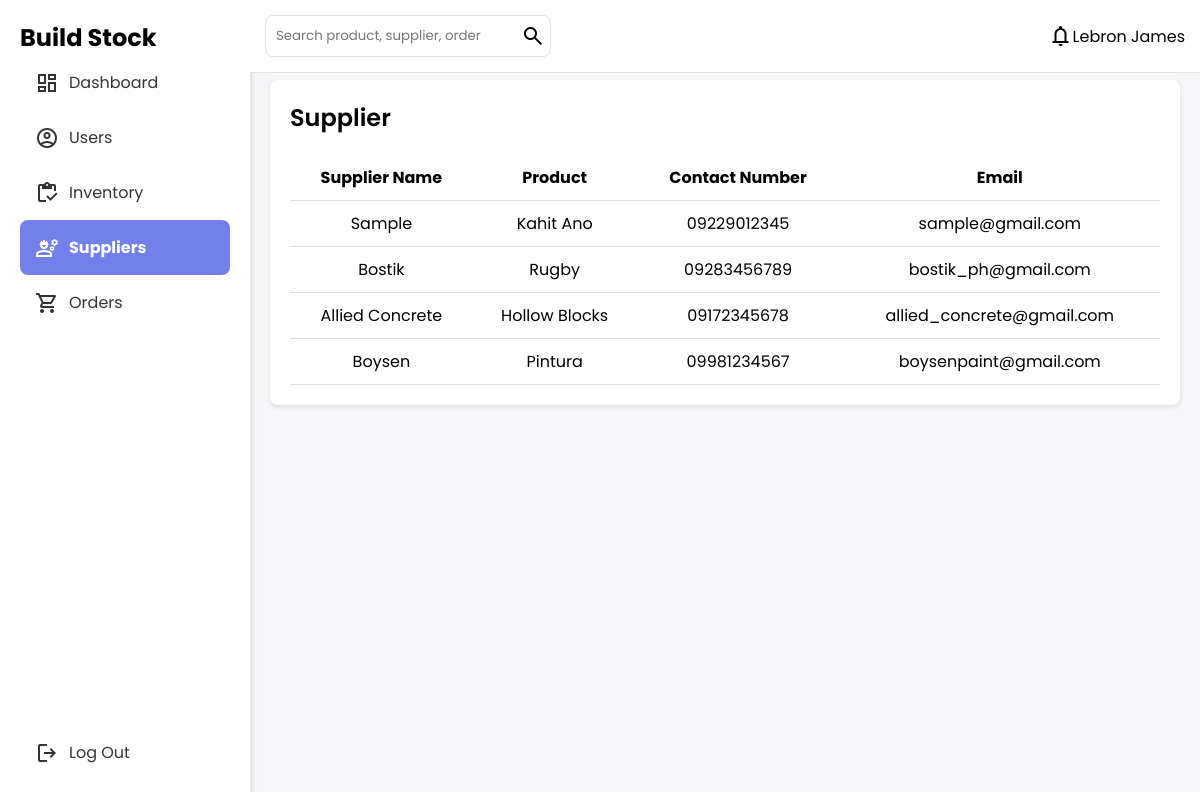
Page /suppliers.php (signed in) on the committed database.
### tables this page shows
CREATE TABLE `suppliers` (
  `supplier_id` int(11) NOT NULL,
  `supplier_name` varchar(60) NOT NULL,
  `product` varchar(50) NOT NULL,
  `contact` varchar(15) NOT NULL,
  `email` varchar(60) NOT NULL,
  `on_the_way` int(11) DEFAULT 0
);

### suppliers.php (the view, shortened to what this page needs)
<?php
    require_once "./handlers/database_handler.php";
    try {
        $stmt = $pdo->query("SELECT * FROM suppliers ORDER BY supplier_id DESC");
        $suppliers = $stmt->fetchAll(PDO::FETCH_ASSOC);
    } catch (PDOException $e) {
        error_log("Database error: " . $e->getMessage());
        $suppliers = [];
        die("Error fetching supplier data. Please try again later.");
    }
?>
<!DOCTYPE html>
<html lang="en">
<head>
    <link rel="stylesheet" href="./styles/style.css">
</head>
<body>
    <div class="container">
    <?php include "sidebar.php";?>
        <main>
            <header><?php include "header.php";?></header>
            <section class="inventory">
                <div class="inventory-header">
                    <h1>Supplier</h1>
                </div>
                <table>
                    <thead>
                        <tr>
                            <th>Supplier Name</th>
                            <th>Product</th>
                            <th>Contact Number</th>
                            <th>Email</th>
                        </tr>
                    </thead>
                    <tbody id="supplierTable">
                        <?php foreach ($suppliers as $supplier): ?>
                        <tr>
                            <td><?= htmlspecialchars($supplier['supplier_name']); ?></td>
                            <td><?= htmlspecialchars($supplier['product']); ?></td>
                            <td><?= htmlspecialchars($supplier['contact']); ?></td>
                            <td><?= htmlspecialchars($supplier['email']); ?></td>
                        </tr>
                        <?php endforeach; ?>
                    </tbody>
                </table>
            </section>
        </main>
    </div>
</body>
</html>

### styles/style.css (style rules this page uses)
:root { --primary: #7380ec; --danger: red; --success: green; --warning: orange; --background: #f6f6f9; --sidebar-bg: #fff; --table-border: #e0e0e0; }
* { margin: 0; padding: 0; box-sizing: border-box; font-family: Poppins, sans-serif; }
body { display: flex; justify-content: center; align-items: center; height: 100vh; background: var(--background); overflow-x: hidden; margin: 0; }
h1 { margin-bottom: 20px; font-weight: 600; color: var(--text); }
.container { display: flex; width: 100%; }
header { background: white; padding: 15px; border-bottom: 1px solid var(--table-border); display: flex; justify-content: space-between; align-items: center; width: calc(100% - 250px); position: fixed; top: 0; left: 250px; z-index: 1000; }
main { align-items: center; width: calc(100% - 250px); position: fixed; top: 0; left: 250px; z-index: 1000; flex-grow: 1; padding: 80px 20px 20px; overflow-y: auto; }
.inventory { background: white; padding: 20px; border-radius: 8px; box-shadow: 0 2px 5px rgba(0, 0, 0, 0.1); }
.inventory-header { display: flex; align-items: center; justify-content: space-between; width: 100%; margin-bottom: 20px; }
.inventory-header h1 { font-size: 24px; font-weight: 600; margin: 0; flex-grow: 1; }
table { width: 100%; border-collapse: collapse; margin-top: 15px; background: white; }
table th, table td { padding: 10px; border-bottom: 1px solid var(--table-border); text-align: center; }

### rows in the picture
suppliers: supplier_name "Sample", product "Kahit Ano", contact "09229012345", email "sample@gmail.com"
suppliers: supplier_name "Bostik", product "Rugby", contact "09283456789", email "bostik_ph@gmail.com"
suppliers: supplier_name "Allied Concrete", product "Hollow Blocks", contact "09172345678", email "allied_concrete@gmail.com"
suppliers: supplier_name "Boysen", product "Pintura", contact "09981234567", email "boysenpaint@gmail.com"

### other values in the picture
$_SESSION["first_name"] "Lebron"
$_SESSION["last_name"] "James"
